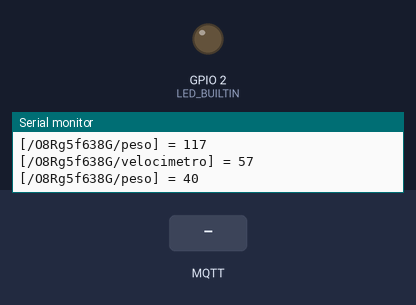
Bench run of a sketch on a simulated ESP8266 (NodeMCU). Shown: output pins drawn as LEDs (lit = HIGH, except the on-board LED, lit = LOW), the last lines printed to the serial monitor. Inputs (shaded band) come from the test bench. WiFi joins after 1.5 s; servers stay silent unless stated; random numbers use the default seed unless the sketch sets one; no MQTT or app messages arrive unless stated.

Above: at 2.7 s.
2.8 s: MQTT message "true" arrives on the first subscribed topic
At 3.7 s:
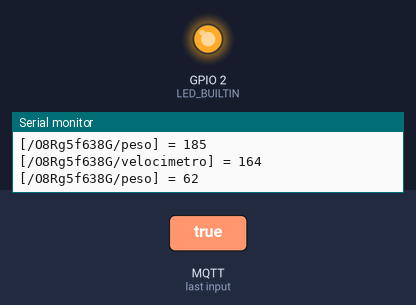
6.1 s: MQTT message "false" arrives on the first subscribed topic
At 6.9 s:
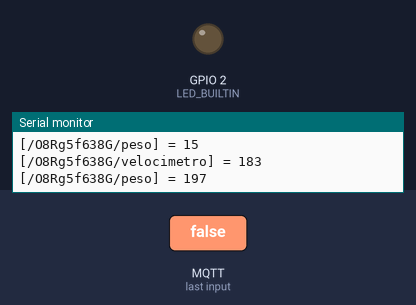
Timing chart, 0 to 9.1 s (numbered marks = the images above; inputs shaded):
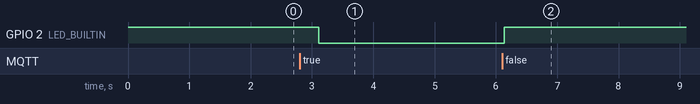

Measured:
- after the input at 2.8 s, GPIO 2 (LED_BUILTIN): HIGH → LOW after 0.31 s
- after the input at 6.1 s, GPIO 2 (LED_BUILTIN): LOW → HIGH at once

The sketch:

sketch_apr12a.ino
```cpp
#include <PubSubClient.h>
#include "passwords.h"
#include <ESP8266WiFi.h>

String comando;
long lastMsg = 0;
char msg[10];

WiFiClient espClient;
PubSubClient client(espClient);

String getPayload(byte* payload, unsigned int length) {
  String messagePayload = "";
  for (int i = 0; i < length; i++) {
    messagePayload += (char)payload[i];
  }
  return messagePayload;
}

void setup_wifi() {
  delay(10);
  Serial.println();
  Serial.print("Conectando com ");
  Serial.println(ssid);
  WiFi.begin(ssid, password);
  while (WiFi.status() != WL_CONNECTED) {
    delay(500);
    Serial.print(".");
  }
  randomSeed(micros());
  Serial.println("");
  Serial.println("WiFi connected");
  Serial.println("IP address: ");
  Serial.println(WiFi.localIP());
}

void callback(char* topic, byte* payload, unsigned int length) {
  String messagePayload = getPayload(payload, length);
  Serial.print("[");
  Serial.print(topic);
  Serial.print("] ");
  Serial.println(messagePayload);

  if (String(topic) == "/O8Rg5f638G/led") {
    if (messagePayload == "true") {
        digitalWrite(LED_BUILTIN, LOW);
      }
      else if (messagePayload == "false") {
        digitalWrite(LED_BUILTIN, HIGH);
      }
  }
}

void reconnect() {
  while (!client.connected()) {
    Serial.print("Tentando conexão com o servidor MQTT...");
    if (client.connect(mqtt_client, mqtt_user, mqtt_pass)) {
      Serial.println("Conectado");
      client.subscribe("/O8Rg5f638G/led");
    }
    else {
      Serial.print("falhou, rc = ");
      Serial.print(client.state());
      Serial.println("Tentando novamente em 5 segundos");
      delay(5000);
    }
  }
}

void myConcat(String& dest,char c) {
 dest.concat(c);
}

void setup() {
  Serial.begin(9600);
  pinMode(LED_BUILTIN, OUTPUT);
  digitalWrite(LED_BUILTIN, HIGH);
  setup_wifi();
  client.setServer(mqtt_server, 1883);
  client.setCallback(callback);
}

void loop() {
  //reconectando caso caia
  if (!client.connected()) {
    reconnect();
  }
  client.loop();

  sendTopic("/O8Rg5f638G/velocimetro");
  sendTopic("/O8Rg5f638G/peso");
  delay(500);
}

void sendTopic(char* topic) {
  comando = String(random(0, 200));
  comando.toCharArray(msg, 10);

  if (true) {
    Serial.print("[");
    Serial.print(topic);
    Serial.print("] = ");
    Serial.print(msg);
    Serial.println("");
  }
  client.publish(topic, msg);
}
```

passwords.h
```cpp
const char* ssid = "gvtcasa";
const char* password = "clenilda54321";
const char* mqtt_server = "broker.mqttdashboard.com";
const char* mqtt_client = "esp8266";
const char* mqtt_user = "rafael";
const char* mqtt_pass = "";
```
